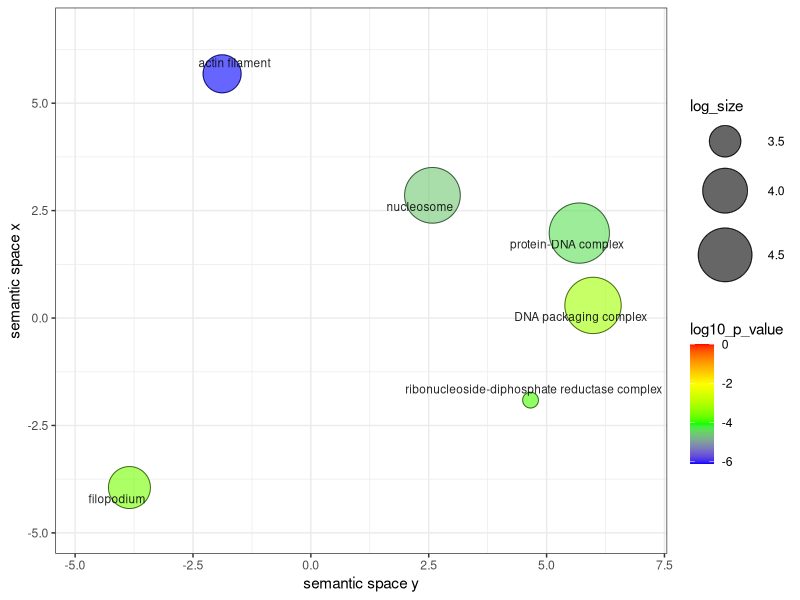
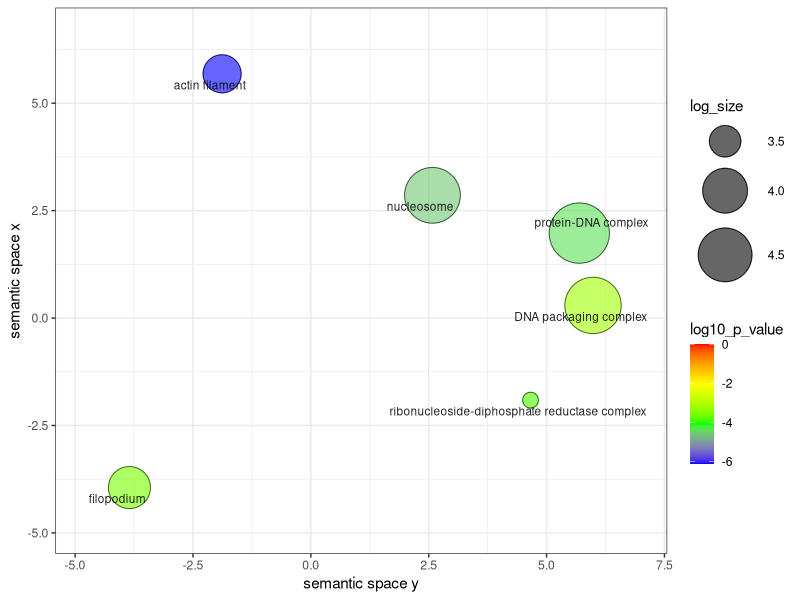

Source code (R) for these figures, in order:
# A plotting R script produced by the Revigo server at http://revigo.irb.hr/
# If you found Revigo useful in your work, please cite the following reference:
# Supek F et al. "REVIGO summarizes and visualizes long lists of Gene Ontology
# terms" PLoS ONE 2011. doi:10.1371/journal.pone.0021800
# http://revigo.irb.hr/Results.aspx?jobid=1945704689
# --------------------------------------------------------------------------
# If you don't have the ggplot2 package installed, uncomment the following line:
# install.packages( "ggplot2" );
library( ggplot2 );
library(ggrepel)

# --------------------------------------------------------------------------
# If you don't have the scales package installed, uncomment the following line:
# install.packages( "scales" );
library( scales );

# --------------------------------------------------------------------------
# Here is your data from Revigo. Scroll down for plot configuration options.

revigo.names <- c("term_ID","description","frequency","plot_X","plot_Y","log_size","log10_p_value","uniqueness","dispensability");
revigo.data <- rbind(c("GO:0005884","actin filament",0.0256670174275698,-1.88230972602687,5.6838435463439,3.71045586433542,-6.11783044327606,0.663989986164547,0),
c("GO:0032993","protein-DNA complex",0.442414773801221,5.69432699442931,1.97692861641349,4.94683038853641,-4.37161858112792,0.638830433516942,0),
c("GO:0030175","filopodium",0.0368778986028302,-3.8478605101274,-3.94425088205148,3.86782090804557,-3.5963006202225,0.999975935272444,1.714E-05),
c("GO:0005971","ribonucleoside-diphosphate reductase complex",0.00982577230570323,4.65977882529064,-1.9101896933642,3.29358351349612,-3.87767360711622,0.685200555844449,0.25282258),
c("GO:0000786","nucleosome",0.212096670798325,2.57903612577299,2.85603597628311,4.62753994919896,-4.6025099162136,0.5560785757437,0.31991326),
c("GO:0044815","DNA packaging complex",0.234023394238787,5.98509685796412,0.29382077076831,4.67026441227081,-3.19480700618633,0.650285181215811,0.32265522));

one.data <- data.frame(revigo.data);
names(one.data) <- revigo.names;
one.data <- one.data [(one.data$plot_X != "null" & one.data$plot_Y != "null"), ];
one.data$plot_X <- as.numeric( as.character(one.data$plot_X) );
one.data$plot_Y <- as.numeric( as.character(one.data$plot_Y) );
one.data$log_size <- as.numeric( as.character(one.data$log_size) );
one.data$log10_p_value <- as.numeric( as.character(one.data$log10_p_value) );
one.data$frequency <- as.numeric( as.character(one.data$frequency) );
one.data$uniqueness <- as.numeric( as.character(one.data$uniqueness) );
one.data$dispensability <- as.numeric( as.character(one.data$dispensability) );
#head(one.data);


# --------------------------------------------------------------------------
# Names of the axes, sizes of the numbers and letters, names of the columns,
# etc. can be changed below

p1 <- ggplot( data = one.data );
p1 <- p1 + geom_point( aes( plot_X, plot_Y, colour = log10_p_value, size = log_size), alpha = I(0.6) ) + scale_size_area();
p1 <- p1 + scale_colour_gradientn( colours = c("blue", "green", "yellow", "red"), limits = c( min(one.data$log10_p_value), 0) );
p1 <- p1 + geom_point( aes(plot_X, plot_Y, size = log_size), shape = 21, fill = "transparent", colour = I (alpha ("black", 0.6) )) + scale_size_area();
p1 <- p1 + scale_size( range=c(5, 20)) + theme_bw(); # + scale_fill_gradientn(colours = heat_hcl(7), limits = c(-300, 0) );
ex <- one.data [ one.data$dispensability < 1, ];
p1 <- p1 + geom_text_repel( data = ex, aes(plot_X, plot_Y, label = description), colour = I(alpha("black", 0.85)), size = 3 );
p1 <- p1 + labs (y = "semantic space x", x = "semantic space y");
p1 <- p1 + theme(legend.key = element_blank()) ;
one.x_range = max(one.data$plot_X) - min(one.data$plot_X);
one.y_range = max(one.data$plot_Y) - min(one.data$plot_Y);
p1 <- p1 + xlim(min(one.data$plot_X)-one.x_range/10,max(one.data$plot_X)+one.x_range/10);
p1 <- p1 + ylim(min(one.data$plot_Y)-one.y_range/10,max(one.data$plot_Y)+one.y_range/10);


# --------------------------------------------------------------------------
# Output the plot to screen

p1;

# Uncomment the line below to also save the plot to a file.
# The file type depends on the extension (default=pdf).

# ggsave("/path_to_your_file/revigo-plot.pdf");
ggsave("figures/DE_E1516_vs_E217_down_CC_REVIGO.png", width=8, height=8, dpi=1200);
